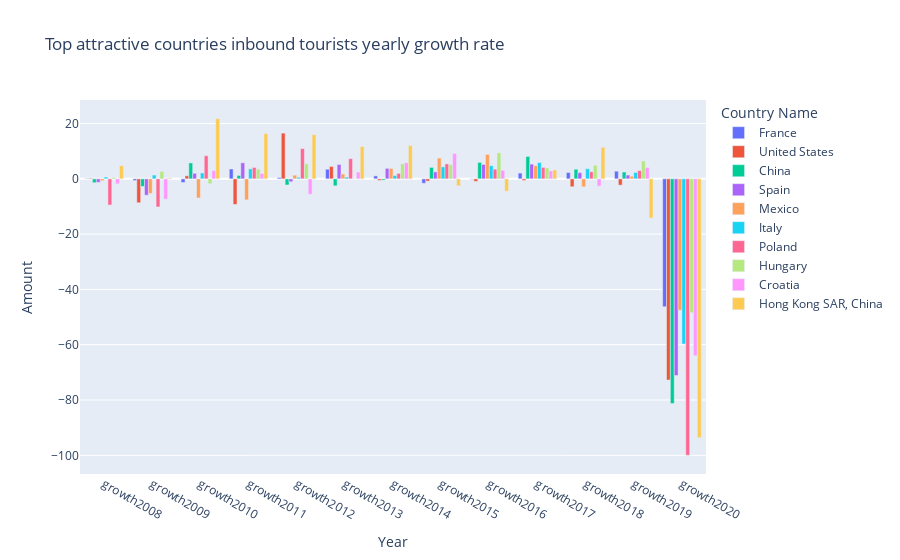

Notebook cell for this chart:
### Code cell
#make the bar plot of the country's inbound tourists growth
growth_bar = px.bar(growth_inbound_data, 
                         x="Year", 
                         y="Amount", 
                         color="Country Name", 
                         hover_name="Country Name",
                         #make grouped bar code
                         barmode="group",
                         title="Top attractive countries inbound tourists yearly growth rate")
growth_bar

### Figure 1 — Plotly figure (JSON) as saved in the notebook; plotly's stock layout.template omitted (floating-point values rounded to 4 significant figures)
{"data": [{"alignmentgroup": "True", "hovertemplate": "<b>%{hovertext}</b><br><br>Country Name=France<br>Year=%{x}<br>Amount=%{y}<extra></extra>", "hovertext": ["France", "France", "France", "France", "France", "France", "France", "France", "France", "France", "France", "France", "France"], "legendgroup": "France", "marker": {"color": "#636efa", "pattern": {"shape": ""}}, "name": "France", "offsetgroup": "France", "orientation": "v", "showlegend": true, "textposition": "auto", "type": "bar", "x": ["growth2008", "growth2009", "growth2010", "growth2011", "growth2012", "growth2013", "growth2014", "growth2015", "growth2016", "growth2017", "growth2018", "growth2019", "growth2020"], "xaxis": "x", "y": [0.1304, -0.621, -1.322, 3.566, 0.4715, 3.487, 1.071, -1.596, -0.1279, 2.084, 2.279, 2.773, -46.25], "yaxis": "y"}, {"alignmentgroup": "True", "hovertemplate": "<b>%{hovertext}</b><br><br>Country Name=United States<br>Year=%{x}<br>Amount=%{y}<extra></extra>", "hovertext": ["United States", "United States", "United States", "United States", "United States", "United States", "United States", "United States", "United States", "United States", "United States", "United States", "United States"], "legendgroup": "United States", "marker": {"color": "#EF553B", "pattern": {"shape": ""}}, "name": "United States", "offsetgroup": "United States", "orientation": "v", "showlegend": true, "textposition": "auto", "type": "bar", "x": ["growth2008", "growth2009", "growth2010", "growth2011", "growth2012", "growth2013", "growth2014", "growth2015", "growth2016", "growth2017", "growth2018", "growth2019", "growth2020"], "xaxis": "x", "y": [0.2305, -8.648, 1.101, -9.246, 16.54, 4.475, -0.5569, -0.8114, -0.9064, -0.5533, -2.85, -2.272, -72.78], "yaxis": "y"}, {"alignmentgroup": "True", "hovertemplate": "<b>%{hovertext}</b><br><br>Country Name=China<br>Year=%{x}<br>Amount=%{y}<extra></extra>", "hovertext": ["China", "China", "China", "China", "China", "China", "China", "China", "China", "China", "China", "China", "China"], "legendgroup": "China", "marker": {"color": "#00cc96", "pattern": {"shape": ""}}, "name": "China", "offsetgroup": "China", "orientation": "v", "showlegend": true, "textposition": "auto", "type": "bar", "x": ["growth2008", "growth2009", "growth2010", "growth2011", "growth2012", "growth2013", "growth2014", "growth2015", "growth2016", "growth2017", "growth2018", "growth2019", "growth2020"], "xaxis": "x", "y": [-1.4, -2.731, 5.761, 1.242, -2.229, -2.513, -0.4486, 4.141, 5.944, 8.102, 3.488, 2.479, -81.3], "yaxis": "y"}, {"alignmentgroup": "True", "hovertemplate": "<b>%{hovertext}</b><br><br>Country Name=Spain<br>Year=%{x}<br>Amount=%{y}<extra></extra>", "hovertext": ["Spain", "Spain", "Spain", "Spain", "Spain", "Spain", "Spain", "Spain", "Spain", "Spain", "Spain", "Spain", "Spain"], "legendgroup": "Spain", "marker": {"color": "#ab63fa", "pattern": {"shape": ""}}, "name": "Spain", "offsetgroup": "Spain", "orientation": "v", "showlegend": true, "textposition": "auto", "type": "bar", "x": ["growth2008", "growth2009", "growth2010", "growth2011", "growth2012", "growth2013", "growth2014", "growth2015", "growth2016", "growth2017", "growth2018", "growth2019", "growth2020"], "xaxis": "x", "y": [-1.251, -5.909, 2.008, 5.806, -1.068, 5.2, 3.791, 2.511, 5.214, 5.327, 2.25, 1.377, -71.14], "yaxis": "y"}, {"alignmentgroup": "True", "hovertemplate": "<b>%{hovertext}</b><br><br>Country Name=Mexico<br>Year=%{x}<br>Amount=%{y}<extra></extra>", "hovertext": ["Mexico", "Mexico", "Mexico", "Mexico", "Mexico", "Mexico", "Mexico", "Mexico", "Mexico", "Mexico", "Mexico", "Mexico", "Mexico"], "legendgroup": "Mexico", "marker": {"color": "#FFA15A", "pattern": {"shape": ""}}, "name": "Mexico", "offsetgroup": "Mexico", "orientation": "v", "showlegend": true, "textposition": "auto", "type": "bar", "x": ["growth2008", "growth2009", "growth2010", "growth2011", "growth2012", "growth2013", "growth2014", "growth2015", "growth2016", "growth2017", "growth2018", "growth2019", "growth2020"], "xaxis": "x", "y": [-0.6775, -5.276, -6.918, -7.591, 1.343, 1.76, 3.767, 7.511, 8.865, 4.74, -2.871, 0.942, -47.51], "yaxis": "y"}, {"alignmentgroup": "True", "hovertemplate": "<b>%{hovertext}</b><br><br>Country Name=Italy<br>Year=%{x}<br>Amount=%{y}<extra></extra>", "hovertext": ["Italy", "Italy", "Italy", "Italy", "Italy", "Italy", "Italy", "Italy", "Italy", "Italy", "Italy", "Italy", "Italy"], "legendgroup": "Italy", "marker": {"color": "#19d3f3", "pattern": {"shape": ""}}, "name": "Italy", "offsetgroup": "Italy", "orientation": "v", "showlegend": true, "textposition": "auto", "type": "bar", "x": ["growth2008", "growth2009", "growth2010", "growth2011", "growth2012", "growth2013", "growth2014", "growth2015", "growth2016", "growth2017", "growth2018", "growth2019", "growth2020"], "xaxis": "x", "y": [0.6375, 1.376, 2.138, 3.607, 0.5628, 0.6147, 1.214, 4.343, 4.758, 5.895, 3.667, 2.328, -59.73], "yaxis": "y"}, {"alignmentgroup": "True", "hovertemplate": "<b>%{hovertext}</b><br><br>Country Name=Poland<br>Year=%{x}<br>Amount=%{y}<extra></extra>", "hovertext": ["Poland", "Poland", "Poland", "Poland", "Poland", "Poland", "Poland", "Poland", "Poland", "Poland", "Poland", "Poland", "Poland"], "legendgroup": "Poland", "marker": {"color": "#FF6692", "pattern": {"shape": ""}}, "name": "Poland", "offsetgroup": "Poland", "orientation": "v", "showlegend": true, "textposition": "auto", "type": "bar", "x": ["growth2008", "growth2009", "growth2010", "growth2011", "growth2012", "growth2013", "growth2014", "growth2015", "growth2016", "growth2017", "growth2018", "growth2019", "growth2020"], "xaxis": "x", "y": [-9.475, -10.17, 8.358, 4.122, 10.94, 7.301, 1.991, 5.414, 3.515, 4.135, 2.556, 2.989, -100], "yaxis": "y"}, {"alignmentgroup": "True", "hovertemplate": "<b>%{hovertext}</b><br><br>Country Name=Hungary<br>Year=%{x}<br>Amount=%{y}<extra></extra>", "hovertext": ["Hungary", "Hungary", "Hungary", "Hungary", "Hungary", "Hungary", "Hungary", "Hungary", "Hungary", "Hungary", "Hungary", "Hungary", "Hungary"], "legendgroup": "Hungary", "marker": {"color": "#B6E880", "pattern": {"shape": ""}}, "name": "Hungary", "offsetgroup": "Hungary", "orientation": "v", "showlegend": true, "textposition": "auto", "type": "bar", "x": ["growth2008", "growth2009", "growth2010", "growth2011", "growth2012", "growth2013", "growth2014", "growth2015", "growth2016", "growth2017", "growth2018", "growth2019", "growth2020"], "xaxis": "x", "y": [0.4444, 2.705, -1.772, 3.508, 5.474, 0.1056, 5.441, 5.134, 9.401, 3.918, 4.922, 6.468, -48.46], "yaxis": "y"}, {"alignmentgroup": "True", "hovertemplate": "<b>%{hovertext}</b><br><br>Country Name=Croatia<br>Year=%{x}<br>Amount=%{y}<extra></extra>", "hovertext": ["Croatia", "Croatia", "Croatia", "Croatia", "Croatia", "Croatia", "Croatia", "Croatia", "Croatia", "Croatia", "Croatia", "Croatia", "Croatia"], "legendgroup": "Croatia", "marker": {"color": "#FF97FF", "pattern": {"shape": ""}}, "name": "Croatia", "offsetgroup": "Croatia", "orientation": "v", "showlegend": true, "textposition": "auto", "type": "bar", "x": ["growth2008", "growth2009", "growth2010", "growth2011", "growth2012", "growth2013", "growth2014", "growth2015", "growth2016", "growth2017", "growth2018", "growth2019", "growth2020"], "xaxis": "x", "y": [-1.789, -7.33, 3.012, 1.965, -5.571, 2.458, 5.839, 9.166, 3.095, 2.867, -2.65, 4.08, -64.0], "yaxis": "y"}, {"alignmentgroup": "True", "hovertemplate": "<b>%{hovertext}</b><br><br>Country Name=Hong Kong SAR, China<br>Year=%{x}<br>Amount=%{y}<extra></extra>", "hovertext": ["Hong Kong SAR, China", "Hong Kong SAR, China", "Hong Kong SAR, China", "Hong Kong SAR, China", "Hong Kong SAR, China", "Hong Kong SAR, China", "Hong Kong SAR, China", "Hong Kong SAR, China", "Hong Kong SAR, China", "Hong Kong SAR, China", "Hong Kong SAR, China", "Hong Kong SAR, China", "Hong Kong SAR, China"], "legendgroup": "Hong Kong SAR, China", "marker": {"color": "#FECB52", "pattern": {"shape": ""}}, "name": "Hong Kong SAR, China", "offsetgroup": "Hong Kong SAR, China", "orientation": "v", "showlegend": true, "textposition": "auto", "type": "bar", "x": ["growth2008", "growth2009", "growth2010", "growth2011", "growth2012", "growth2013", "growth2014", "growth2015", "growth2016", "growth2017", "growth2018", "growth2019", "growth2020"], "xaxis": "x", "y": [4.75, 0.2847, 21.76, 16.35, 15.97, 11.69, 12.04, -2.516, -4.473, 3.207, 11.42, -14.18, -93.62], "yaxis": "y"}], "layout": {"barmode": "group", "legend": {"title": {"text": "Country Name"}, "tracegroupgap": 0}, "title": {"text": "Top attractive countries inbound tourists yearly growth rate"}, "xaxis": {"anchor": "y", "domain": [0, 1], "title": {"text": "Year"}}, "yaxis": {"anchor": "x", "domain": [0, 1], "title": {"text": "Amount"}}}}
